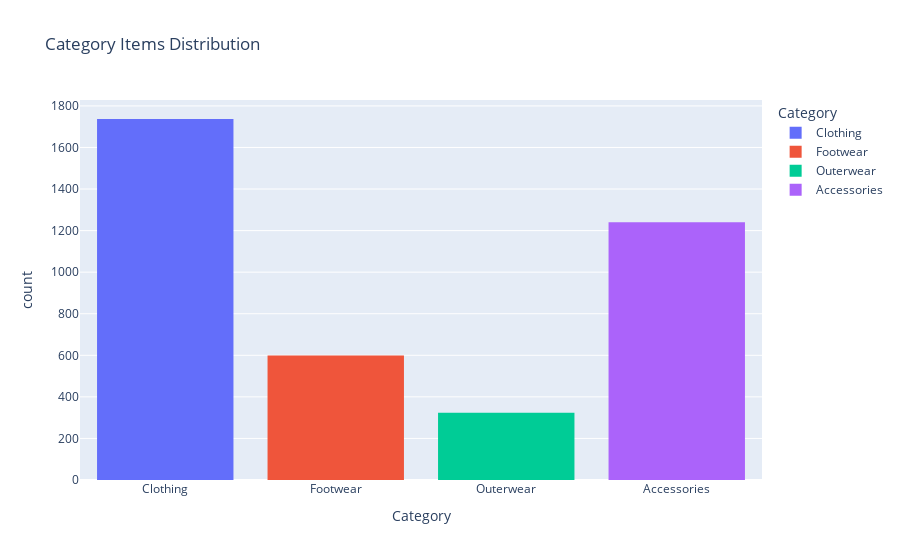

The cell this chart's notebook holds for it:
### Code cell
fig=px.histogram(df,x='Category',title='Category Items Distribution',color='Category')
fig.show()

### Figure 1 — Plotly figure (JSON) as saved in the notebook; plotly's stock layout.template omitted (floating-point values rounded to 4 significant figures; data arrays with more than 128 entries replaced by an {"elided": "..."} marker saying what was removed)
{"data": [{"bingroup": "x", "hovertemplate": "Category=%{x}<br>count=%{y}<extra></extra>", "legendgroup": "Clothing", "marker": {"color": "#636efa", "pattern": {"shape": ""}}, "name": "Clothing", "orientation": "v", "showlegend": true, "type": "histogram", "x": {"elided": "1737 str values"}, "xaxis": "x", "yaxis": "y"}, {"bingroup": "x", "hovertemplate": "Category=%{x}<br>count=%{y}<extra></extra>", "legendgroup": "Footwear", "marker": {"color": "#EF553B", "pattern": {"shape": ""}}, "name": "Footwear", "orientation": "v", "showlegend": true, "type": "histogram", "x": {"elided": "599 str values"}, "xaxis": "x", "yaxis": "y"}, {"bingroup": "x", "hovertemplate": "Category=%{x}<br>count=%{y}<extra></extra>", "legendgroup": "Outerwear", "marker": {"color": "#00cc96", "pattern": {"shape": ""}}, "name": "Outerwear", "orientation": "v", "showlegend": true, "type": "histogram", "x": {"elided": "324 str values"}, "xaxis": "x", "yaxis": "y"}, {"bingroup": "x", "hovertemplate": "Category=%{x}<br>count=%{y}<extra></extra>", "legendgroup": "Accessories", "marker": {"color": "#ab63fa", "pattern": {"shape": ""}}, "name": "Accessories", "orientation": "v", "showlegend": true, "type": "histogram", "x": {"elided": "1240 str values"}, "xaxis": "x", "yaxis": "y"}], "layout": {"barmode": "relative", "legend": {"title": {"text": "Category"}, "tracegroupgap": 0}, "title": {"text": "Category Items Distribution"}, "xaxis": {"anchor": "y", "categoryarray": ["Clothing", "Footwear", "Outerwear", "Accessories"], "categoryorder": "array", "domain": [0, 1], "title": {"text": "Category"}}, "yaxis": {"anchor": "x", "domain": [0, 1], "title": {"text": "count"}}}}
